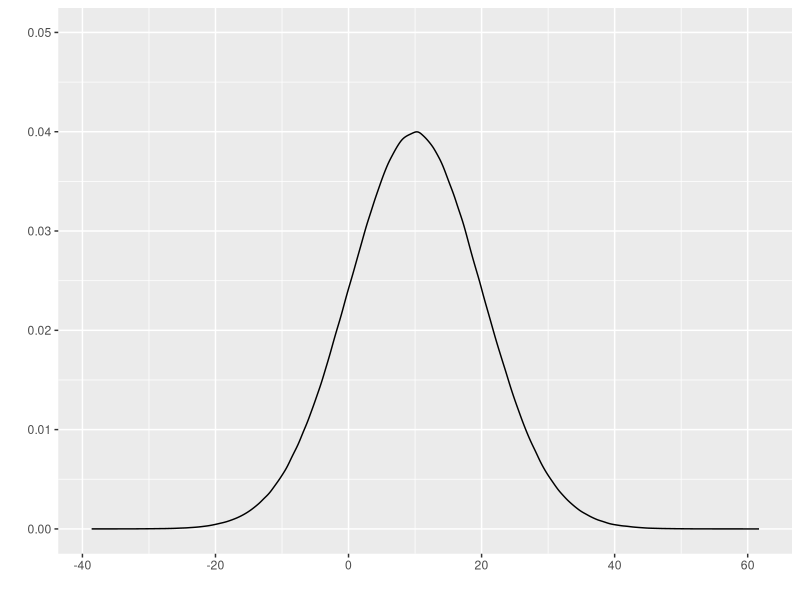
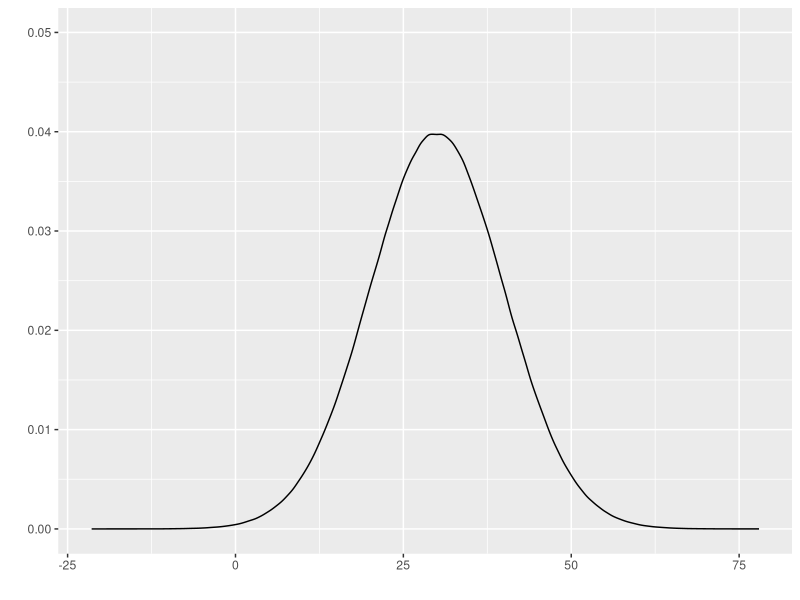
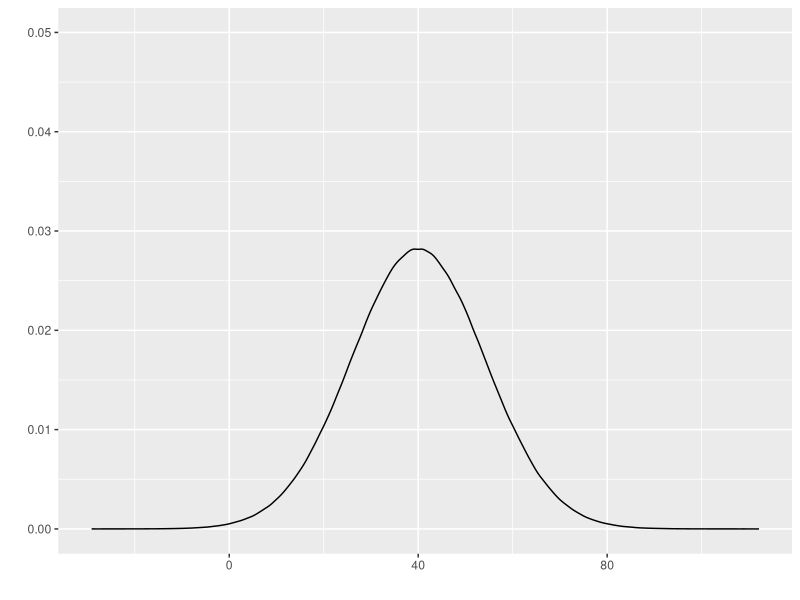
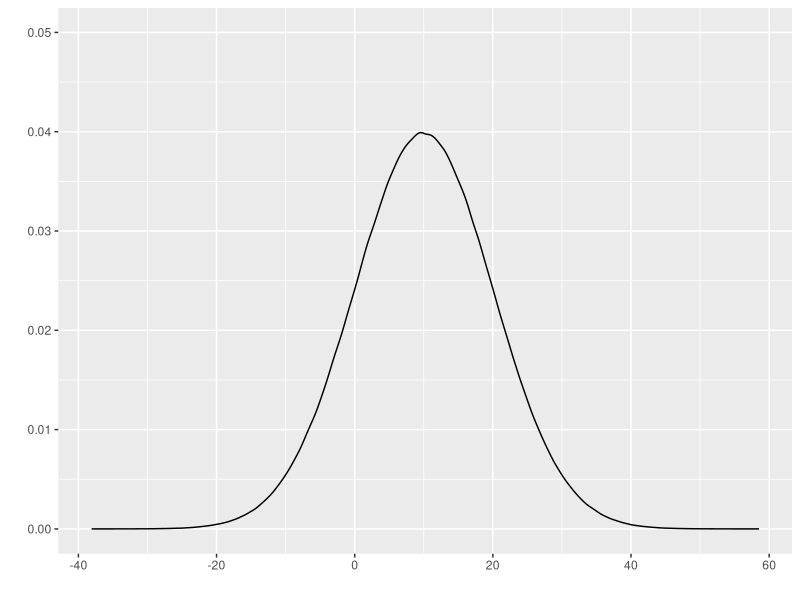
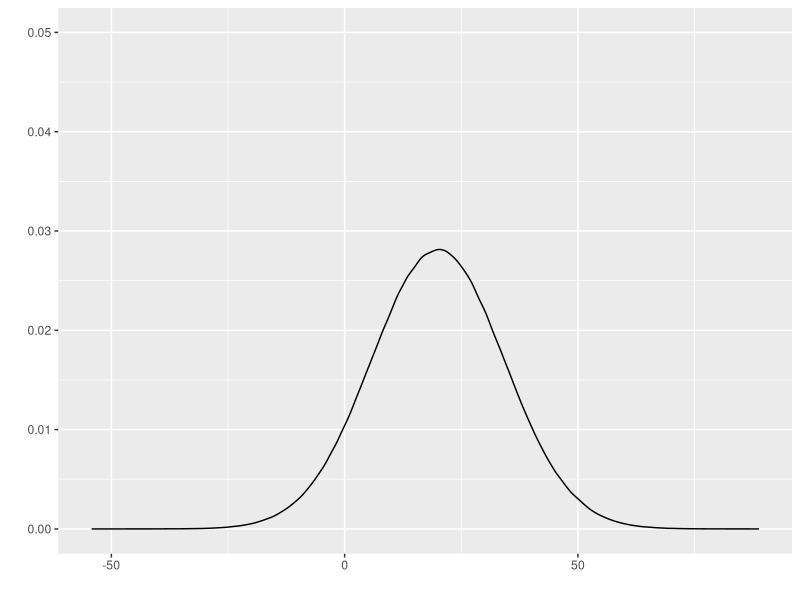
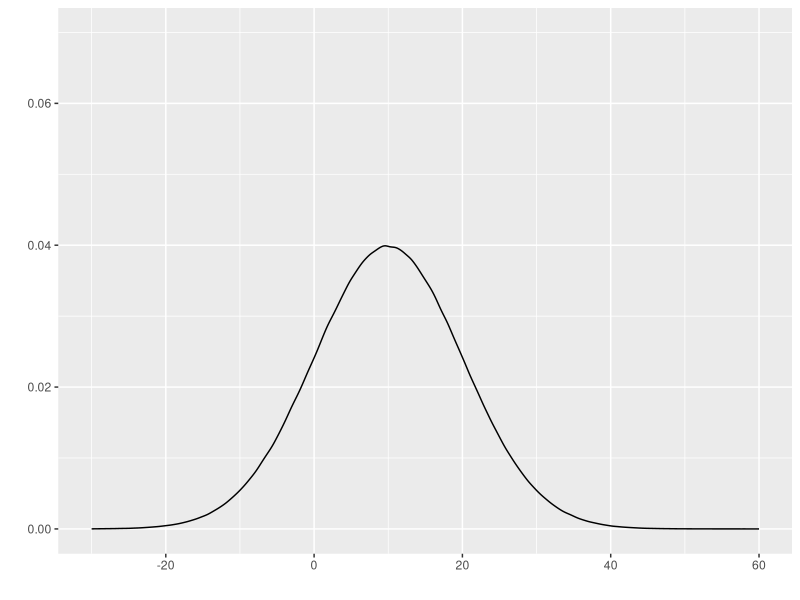
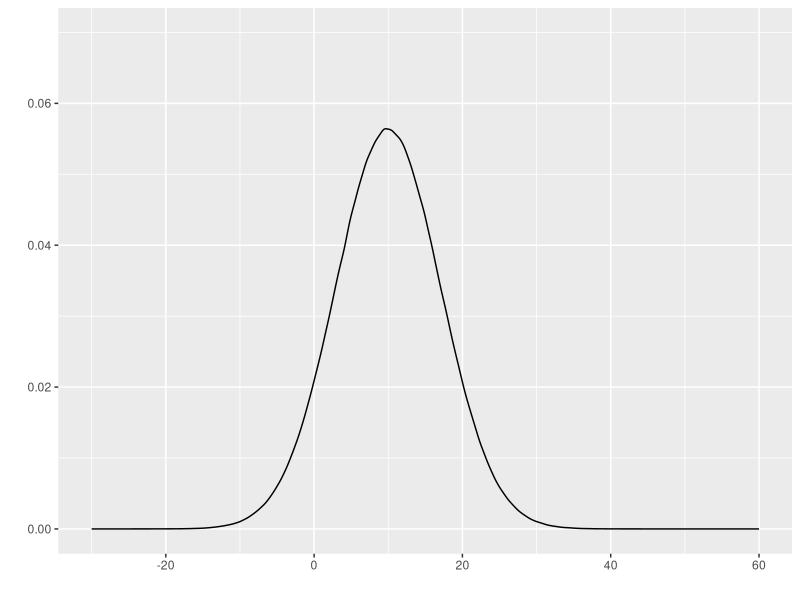

These figures' R source, in order:
## ---- chunk 1
library(tidyverse)
library(tufte)

# invalidate cache when the tufte version changes
knitr::opts_chunk$set(cache.extra = packageVersion('tufte'))
options(htmltools.dir.version = FALSE)

# tufte packageでは、余白に図などを表示させるためにfig.posによる固定表示はできません
knitr::opts_chunk$set(echo = TRUE,                 # Rコードを出力する
                      warning = FALSE,             # Rの警告を抑止する
                      fig_caption = TRUE,
                      fig.align = 'center',        # 図を中央揃えにする
                      attr.source='.numberLines'   # Rコードに行番号表示
                      )

if (knitr::is_latex_output()) {
  knitr::opts_chunk$set(dev = "cairo_pdf",       # 図の出力にPDFデバイスを使う
                        dev.args = list(family = "Source Han Code JP"),
                                                 # 図のフォントを指定する
                        tinytex.verbose = TRUE   # デバッグ用メッセージを出力
                        )
}

n <- 5000000    # 5,000,000
## ---- chunk 2
x <- data.frame(a = rnorm(n, mean = 10, sd = 10),
                b = rnorm(n, mean = 30, sd = 10))
## ---- chunk 3
# ```{r, echo=FALSE, message=FALSE, fig.cap="$N(\\mu_a, \\sigma^2_a)$の分布"}
x %>% 
  ggplot2::ggplot(ggplot2::aes(x = a)) + 
  # ggplot2::geom_histogram() + 
  ggplot2::geom_density() +
  # ggplot2::theme(axis.text.y = element_blank()) + 
  ggplot2::labs(x = "", y = "") + ggplot2::lims(y = c(0, 0.05))
## ---- chunk 4
# ```{r, echo=FALSE, message=FALSE, fig.cap="$N(\\mu_b, \\sigma^2_b)$の分布"}
x %>% 
  ggplot2::ggplot(ggplot2::aes(x = b)) + 
  # ggplot2::geom_histogram() + 
  ggplot2::geom_density() +
  # ggplot2::theme(axis.text.y = element_blank()) + 
  ggplot2::labs(x = "", y = "") + ggplot2::lims(y = c(0, 0.05))
## ---- chunk 5
c <- c(sample(x$a, n, replace = TRUE) + sample(x$b, n, replace = TRUE))
head(c, 50)
## ---- chunk 6
# ```{r, echo=FALSE, message=FALSE, fig.cap="$N(\\mu_c, \\sigma^2_c)$の分布"}
data.frame(c = c) %>% 
  ggplot2::ggplot(ggplot2::aes(x = c)) + 
  # ggplot2::geom_histogram() + 
  ggplot2::geom_density() +
  # ggplot2::theme(axis.text.y = element_blank()) + 
  ggplot2::labs(x = "", y = "") + ggplot2::lims(y = c(0, 0.05))
## ---- chunk 7
d <- rnorm(n, mean = 10, sd = 10)
head(d, 50)
## ---- chunk 8
e <- c(sample(d, n, replace = TRUE) + sample(d, n, replace = TRUE))
head(e, 50)
## ---- chunk 9
# ```{r, echo=FALSE, message=FALSE, fig.cap="$N(\\mu_c, \\sigma^2_c)$の分布"}
data.frame(d = d) %>% 
  ggplot2::ggplot(ggplot2::aes(x = d)) + 
  # ggplot2::geom_histogram() + 
  ggplot2::geom_density() +
  # ggplot2::theme(axis.text.y = element_blank()) + 
  ggplot2::labs(x = "", y = "") + ggplot2::lims(y = c(0, 0.05))
## ---- chunk 10
# ```{r, echo=FALSE, message=FALSE, fig.cap="$N(\\mu_c, \\sigma^2_c)$の分布"}
data.frame(e = e) %>% 
  ggplot2::ggplot(ggplot2::aes(x = e)) + 
  # ggplot2::geom_histogram() + 
  ggplot2::geom_density() +
  # ggplot2::theme(axis.text.y = element_blank()) + 
  ggplot2::labs(x = "", y = "") + ggplot2::lims(y = c(0, 0.05))
## ---- chunk 11
f <- c((sample(d, n, replace = TRUE) + sample(d, n, replace = TRUE)) / 2)
head(f, 20)
## ---- chunk 12
# ```{r, echo=FALSE, message=FALSE, fig.cap="$N(\\mu_c, \\sigma^2_c)$の分布"}
data.frame(d = d) %>% 
  ggplot2::ggplot(ggplot2::aes(x = d)) + 
  # ggplot2::geom_histogram() + 
  ggplot2::geom_density() +
  # ggplot2::theme(axis.text.y = element_blank()) + 
  ggplot2::labs(x = "", y = "") + ggplot2::lims(x = c(-30, 60), y = c(0, 0.07))
## ---- chunk 13
# ```{r, echo=FALSE, message=FALSE, fig.cap="$N(\\mu_c, \\sigma^2_c)$の分布"}
data.frame(f = f) %>% 
  ggplot2::ggplot(ggplot2::aes(x = f)) + 
  # ggplot2::geom_histogram() + 
  ggplot2::geom_density() +
  # ggplot2::theme(axis.text.y = element_blank()) + 
  ggplot2::labs(x = "", y = "") + ggplot2::lims(x = c(-30, 60), y = c(0, 0.07))
## ---- chunk 14
# create a bib file for the R packages used in this document
knitr::write_bib(c('base', 'rmarkdown'), file = 'skeleton.bib')
